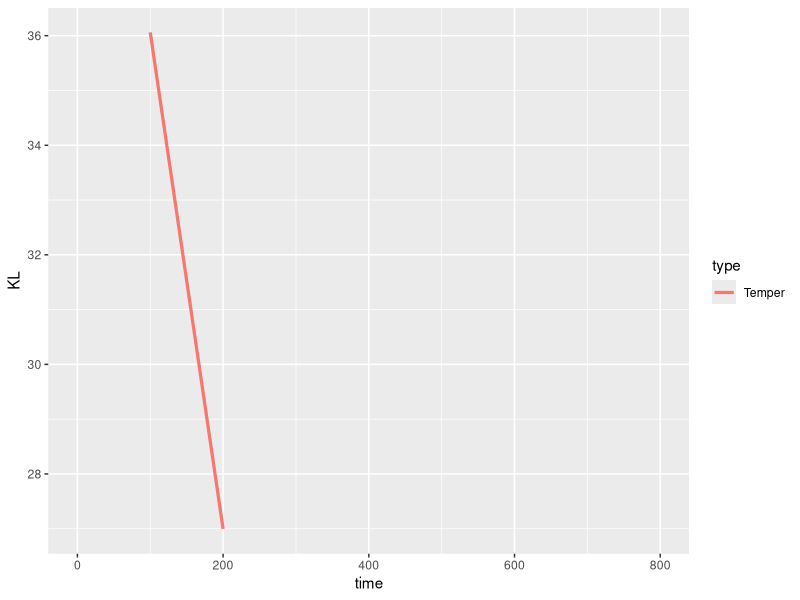

Generate this figure with R:

library(ggplot2)

d <- read.table("evaluation.txt")
names(d) <- c("name", "notsure", "chain.i", "n", "time", "KL", "pct.found", "log.pm.found", "len.hyp", "len.samples", "sampleZ")
d$type <- substr(as.character(d$name), 0, 6) # the first few chars, ignoring the parameters at the end of name
d$time <- round(d$time/100) * 100
# d <- d[d$time<800,]


a <- aggregate( KL ~ name + time + type, d, mean)

p <- ggplot( data=a, aes(x=time, y=KL, color=type, group=name)) +
	geom_line(size=1.1) +
	scale_x_continuous(limits = c(0,800))
	
p
